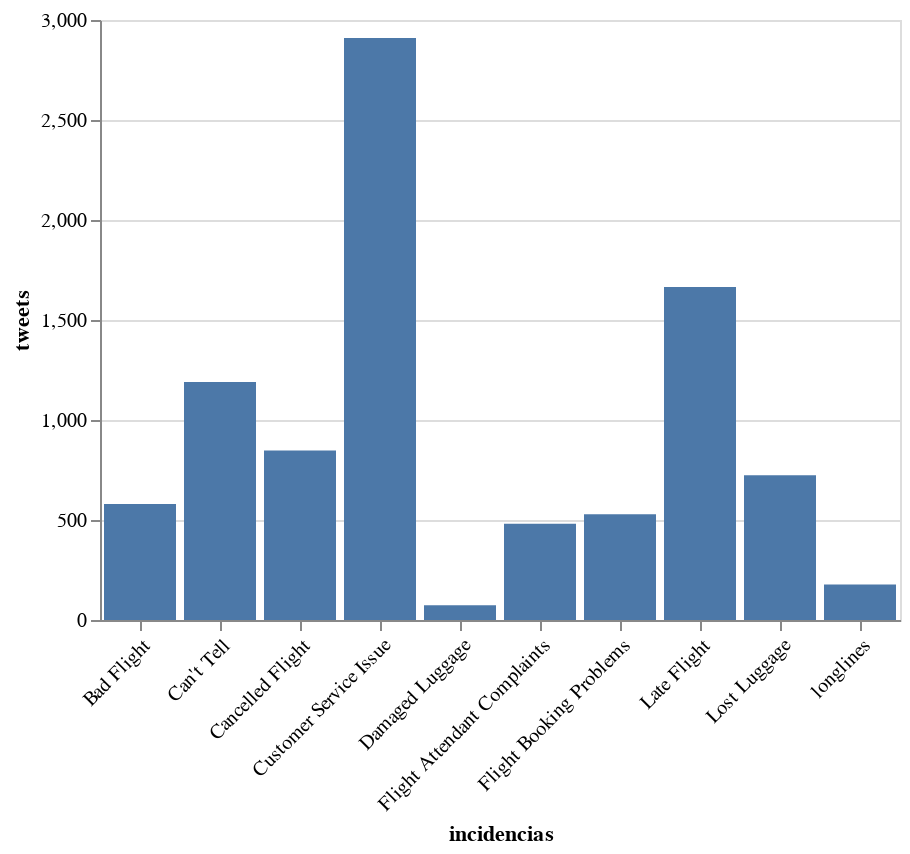

The code cell stored with this chart in its notebook:
### Markdown cell above
### Cantidad de incidencias en total

los tweets negativos están categorizados en diferentes incidencias.

### Code cell
incidencias = df["negativereason"].value_counts()
source = pd.DataFrame({
    'incidencias':incidencias.index,
    'tweets': incidencias.values
})
alt.Chart(source).mark_bar().encode(

    x=alt.X('incidencias',axis=alt.Axis(
                                    labelAngle=-45,
                                    )),
    y='tweets',
    tooltip=[
        alt.Tooltip('tweets:Q', title="Total tweets"),
    ]
).properties(
    width=400,
    height=300
)

### Figure 1 — Vega-Lite specification as saved in the notebook (floating-point values rounded to 4 significant figures)
{"config": {"view": {"continuousWidth": 400, "continuousHeight": 300}}, "data": {"name": "data-b3a769b2e66583bae154f601e55fa1ed"}, "mark": "bar", "encoding": {"tooltip": [{"field": "tweets", "title": "Total tweets", "type": "quantitative"}], "x": {"axis": {"labelAngle": -45}, "field": "incidencias", "type": "nominal"}, "y": {"field": "tweets", "type": "quantitative"}}, "height": 300, "width": 400, "$schema": "https://vega.github.io/schema/vega-lite/v4.17.0.json", "datasets": {"data-b3a769b2e66583bae154f601e55fa1ed": [{"incidencias": "Customer Service Issue", "tweets": 2910}, {"incidencias": "Late Flight", "tweets": 1665}, {"incidencias": "Can't Tell", "tweets": 1190}, {"incidencias": "Cancelled Flight", "tweets": 847}, {"incidencias": "Lost Luggage", "tweets": 724}, {"incidencias": "Bad Flight", "tweets": 580}, {"incidencias": "Flight Booking Problems", "tweets": 529}, {"incidencias": "Flight Attendant Complaints", "tweets": 481}, {"incidencias": "longlines", "tweets": 178}, {"incidencias": "Damaged Luggage", "tweets": 74}]}}
